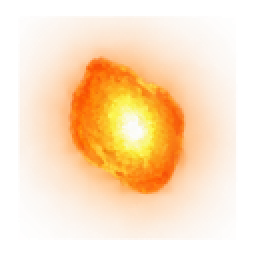
#> input picture games/robango-island/assets/fx/fx.ember.png, 128 x 128 px, given in place of diff.jpg, which was not available (shown 2 times larger)
$ python build_building_atlas.py ../fx
#> lines starting #> are read from the running program, lines starting #| are printed output that depends on the picture
"""B3 building atlas: 4x4 tiles of graded CC0 Poly Haven surfaces (see SOURCES.md).

Run with plain Python (Pillow + numpy), from the repository root:
    python games/robango-island/assets/blender/build_building_atlas.py build/b3
Inputs:  build/b3/src/<polyhaven id>/{diff,nor,rough}.jpg (1k, CC0).
Outputs: build/b3/atlas_albedo.png, atlas_normal.png, atlas_rough.png (1024).
The tile order is the TILES list; gen_buildings.py uses the same indices.
"""

import os
import sys

import numpy as np
from PIL import Image

SIZE, GRID = 1024, 4
CELL = SIZE // GRID

# (name, polyhaven id or None for a solid, sRGB target mean, saturation kept)
TILES = [
    ("log", "bark_brown_02", "#6a5843", 0.6),
    ("plank", "old_planks_02", "#7d6646", 0.6),
    ("thatch", "reed_roof_04", "#8a7650", 0.6),
    ("canvas", "rough_linen", "#a39272", 0.5),
    ("rope", "hessian_230", "#8c7a55", 0.6),
    ("stone", "stacked_stone_wall", "#6c5c4b", 0.55),
    ("brick", "brick_wall_02", "#8a5a40", 0.7),
    ("clay", "clay_plaster", "#957657", 0.6),
    ("slate", "roof_slates_02", "#4f4a45", 0.5),
    ("tile", "clay_roof_tiles_02", "#8a4e34", 0.7),
    ("metal", "rusty_metal_02", "#5a4636", 0.6),
    ("hide", "rough_linen", "#7b5a3a", 0.8),
    ("char", "stacked_stone_wall", "#2c2622", 0.3),
    ("ember", None, "#ff8a30", 1.0),
    ("teal", "rough_linen", "#2f7a74", 0.9),
    ("seaglass", "stacked_stone_wall", "#3f8a84", 0.9),
]


def hexrgb(h):
    h = h.lstrip("#")
    return np.array([int(h[i : i + 2], 16) / 255 for i in (0, 2, 4)], np.float32)


def load(path, mode="RGB", crop_top=0.0):
    image = Image.open(path).convert(mode)
    if crop_top:
        # reed_roof_04 carries a band of grass along its top edge; keep only the reed courses.
        image = image.crop((0, int(image.height * crop_top), image.width, image.height))
    return np.asarray(image.resize((CELL, CELL), Image.LANCZOS), np.float32) / 255


def blur(field, passes):
    for _ in range(passes):
        field = (field + np.roll(field, 1, 0) + np.roll(field, -1, 0) + np.roll(field, 1, 1) + np.roll(field, -1, 1)) / 5
    return field


# [26 lines left out: function weather_cloth, not called in this run]


GRIME_BAND = 0.28  # bottom share of every texture tile (gen_buildings GROUND_BAND): ground grime


def paint(rgb, name, seed):
    """L11 painted pass: turn the photo scan into a hand-painted read at the 57 deg phone camera.
    Roblox adds no AO to a MeshPart texture, so the colour map carries it:
    - scan noise is softened (box blur blend) and the mid-frequency form is kept;
    - cavities darken and raised grain catches a warm highlight (luminance high-pass);
    - shadows lean cool, lights lean warm (a painter's split);
    - the bottom GRIME_BAND of the tile is earth grime: gen_buildings maps faces that touch the
      ground onto it, so every post foot, wall base and bench leg sits in a dark damp band;
    - the top 10% is sun-bleached (post tops, rail tops, roof ridges map there)."""
    rng = np.random.default_rng(seed)
    n = rgb.shape[0]
    soft = rgb.copy()
    for _ in range(3):
        soft = (soft + np.roll(soft, 1, 0) + np.roll(soft, -1, 0) + np.roll(soft, 1, 1) + np.roll(soft, -1, 1)) / 5
    rgb = rgb * 0.45 + soft * 0.55
    lum = (rgb * np.array([0.2126, 0.7152, 0.0722], np.float32)).sum(2)
    cav = lum - blur(lum, 8)
    cav = cav / (np.abs(cav).max() + 1e-6)
    rgb = rgb * (1 + np.where(cav < 0, 0.9, 0.45)[..., None] * cav[..., None])
    lum = (rgb * np.array([0.2126, 0.7152, 0.0722], np.float32)).sum(2, keepdims=True)
    rel = np.clip(lum / (lum.mean() + 1e-6), 0, 2)
    warm = np.array([1.06, 1.0, 0.9], np.float32)
    cool = np.array([0.9, 0.95, 1.06], np.float32)
    t = np.clip((rel - 0.6) / 0.8, 0, 1)
    rgb = rgb * (cool + (warm - cool) * t)
    big = blur(rng.standard_normal((n, n)).astype(np.float32), 30)
    big = big / (np.abs(big).max() + 1e-6)
    rgb = rgb * (1 + 0.1 * big[..., None])  # broad painted value variation
    y = np.linspace(0, 1, n, dtype=np.float32)[:, None]  # 0 = image top = tile top (high V)
    if name not in ("canvas", "teal", "hide"):  # the cloth tiles carry their own hem grime
        from_bottom = 1 - y
        g = np.clip(1 - from_bottom / GRIME_BAND, 0, 1) ** 1.3
        earth = np.array([0.25, 0.2, 0.15], np.float32)
        rgb = rgb * (1 - 0.55 * g[..., None]) + earth * 0.55 * g[..., None] * 0.6
        streak = blur(rng.standard_normal((1, n)).astype(np.float32).repeat(n, 0), 2)
        rgb = rgb * (1 - 0.08 * g[..., None] * (streak[..., None] > 0))
    bleach = np.clip(1 - y / 0.1, 0, 1)
    rgb = rgb + (np.array([0.9, 0.86, 0.76], np.float32) - rgb) * 0.12 * bleach[..., None]
    return np.clip(rgb, 0, 1)


# [39 lines left out: functions rope_tile, hide_tile, thatch_courses, not called in this run]


def grade(rgb, target, sat):
    lum = (rgb * np.array([0.2126, 0.7152, 0.0722], np.float32)).sum(2, keepdims=True)
    rgb = lum + (rgb - lum) * sat
    mean = rgb.reshape(-1, 3).mean(0)
    return np.clip(rgb * (hexrgb(target) / np.maximum(mean, 1e-3)), 0, 1)


def main():
    root = os.path.abspath(sys.argv[1] if len(sys.argv) > 1 else "build/b3")
    src = os.path.join(root, "src")
    albedo = np.zeros((SIZE, SIZE, 3), np.float32)
    normal = np.zeros((SIZE, SIZE, 3), np.float32)
    rough = np.zeros((SIZE, SIZE, 3), np.float32)
    for index, (name, pid, target, sat) in enumerate(TILES):
        row, col = divmod(index, GRID)
        ys, xs = slice(row * CELL, (row + 1) * CELL), slice(col * CELL, (col + 1) * CELL)
        if pid is None:
            # solid quarters: ember | leaf / flower | glow (gen_buildings.SOLIDS)
            half = CELL // 2
            for (qx, qy), colour in (((0, 0), target), ((1, 0), "#5f6638"), ((0, 1), "#b0603a"), ((1, 1), "#bff4e6")):
                albedo[row * CELL + qy * half : row * CELL + (qy + 1) * half, col * CELL + qx * half : col * CELL + (qx + 1) * half] = hexrgb(colour)
            normal[ys, xs] = (0.5, 0.5, 1.0)
            rough[ys, xs] = 0.9
            continue
        crop = 0.1 if name == "thatch" else 0.0
        albedo[ys, xs] = grade(load(os.path.join(src, pid, "diff.jpg"), crop_top=crop), target, sat)
#> in grade, `rgb = lum + (rgb - lum) * sat`:
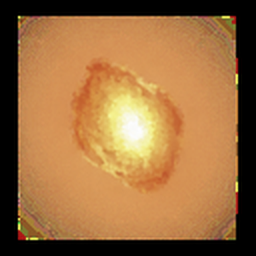
#> rgb: shape (256, 256, 3) float32; mean of channels 0, 1, 2 0.602, 0.427, 0.25; drawn as R, G, B
#> in grade, `mean = rgb.reshape(-1, 3).mean(0)`: mean = [0.602, 0.427, 0.25]
        if name in ("canvas", "teal", "hide"):
            albedo[ys, xs] = weather_cloth(albedo[ys, xs], index)
        if name == "hide":
            albedo[ys, xs] = hide_tile(albedo[ys, xs], index)
        if name == "thatch":
            albedo[ys, xs] = thatch_courses(albedo[ys, xs])
        if name == "rope":
            albedo[ys, xs] = rope_tile(CELL, index)
        if name not in ("seaglass",):
            albedo[ys, xs] = paint(albedo[ys, xs], name, index + 100)
#> call 2 of blur, with passes = 30
#> after the loop in blur (call 2), `for _ in range(passes):`:
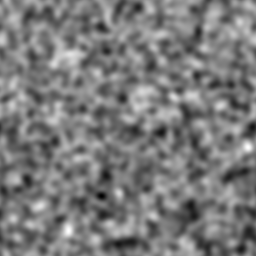
#> field: shape (256, 256) float32; min -0.304, max 0.336, mean 0.0044; drawn with min black and max white
#> call 3 of blur, with passes = 2
#> after the loop in blur (call 3), `for _ in range(passes):`:
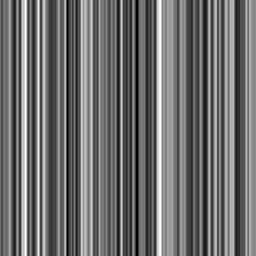
#> field: shape (256, 256) float32; min -1.24, max 1.6, mean -0.0163; drawn with min black and max white
#> in paint, `rgb = rgb + (np.array([0.9, 0.86, 0.76], np.float32) - rgb) * 0.12 * b..`:
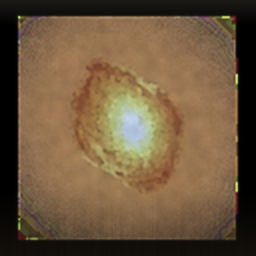
#> rgb: shape (256, 256, 3) float64; mean of channels 0, 1, 2 0.429, 0.343, 0.243; drawn as R, G, B
        normal[ys, xs] = load(os.path.join(src, pid, "nor.jpg"), crop_top=crop)
#> call 2 of load, with mode = 'RGB', crop_top = 0
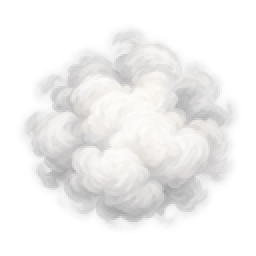
#> input picture games/robango-island/assets/fx/fx.puff.png, 128 x 128 px, given in place of nor.jpg, which was not available (shown 2 times larger)
#> in load (call 2), `return np.asarray(image.resize((CELL, CELL), Image.LANCZOS), np.float3..`:
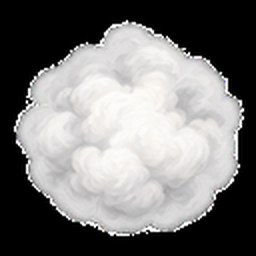
#> returned value: shape (256, 256, 3) float32; mean of channels 0, 1, 2 0.474, 0.471, 0.469; drawn as R, G, B
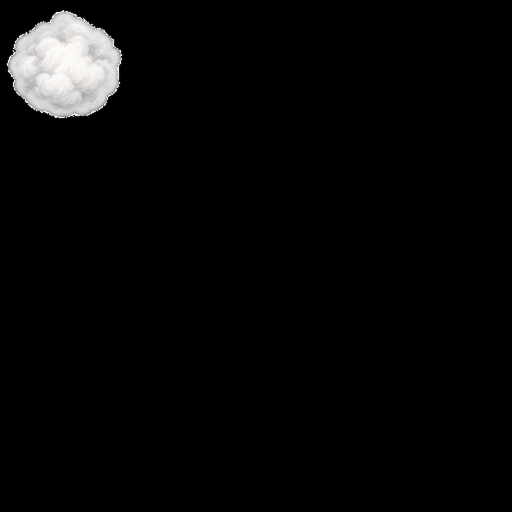
#> normal: shape (1024, 1024, 3) float32 (shown at 1/2 size); mean of channels 0, 1, 2 0.0296, 0.0294, 0.0293; drawn as R, G, B
        rough[ys, xs] = load(os.path.join(src, pid, "rough.jpg"), crop_top=crop)
        print(f"tile {index:2d} {name:8s} mean={albedo[ys, xs].reshape(-1, 3).mean(0).round(3)} target={target}")
#| tile  0 log      mean=[0.429 0.343 0.243] target=#6a5843
    for label, data in (("albedo", albedo), ("normal", normal), ("rough", rough)):
        Image.fromarray((data * 255 + 0.5).astype(np.uint8)).save(os.path.join(root, f"atlas_{label}.png"))
    print("atlas written to", root)


if __name__ == "__main__":
#> (the run stopped early here; a loop or call above may not have finished)
